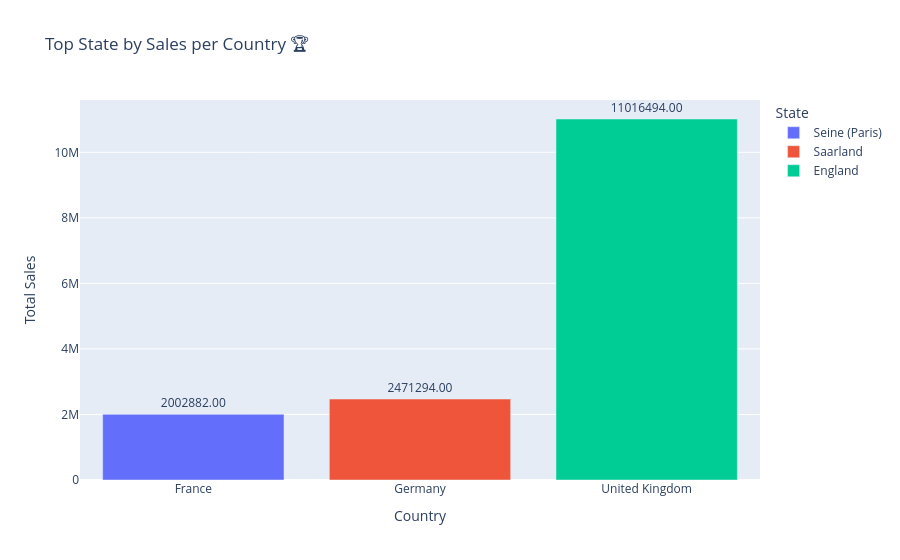

Source (notebook cell):
### Code cell
print("📋 Question 2: Which state has the highest sales in each country? 🏆")

state_sales = df.groupby(['Country','State'])['Sales'].sum().reset_index()
top_states = state_sales.loc[state_sales.groupby('Country')['Sales'].idxmax()]
print(top_states)

fig = px.bar(top_states,
             x='Country',
             y='Sales',
             color='State',
             title='Top State by Sales per Country 🏆',
             labels={'Sales':'Total Sales', 'Country':'Country', 'State':'State'},
             text='Sales')
fig.update_traces(texttemplate='%{text:.2f}', textposition='outside')
fig.show()

### Figure 1 — Plotly figure (JSON) as saved in the notebook; plotly's stock layout.template omitted (floating-point values rounded to 4 significant figures)
{"data": [{"hovertemplate": "State=Seine (Paris)<br>Country=%{x}<br>Total Sales=%{text}<extra></extra>", "legendgroup": "Seine (Paris)", "marker": {"color": "#636efa", "pattern": {"shape": ""}}, "name": "Seine (Paris)", "orientation": "v", "showlegend": true, "text": [2003000.0], "textposition": "outside", "texttemplate": "%{text:.2f}", "type": "bar", "x": ["France"], "xaxis": "x", "y": [2002882], "yaxis": "y"}, {"hovertemplate": "State=Saarland<br>Country=%{x}<br>Total Sales=%{text}<extra></extra>", "legendgroup": "Saarland", "marker": {"color": "#EF553B", "pattern": {"shape": ""}}, "name": "Saarland", "orientation": "v", "showlegend": true, "text": [2471000.0], "textposition": "outside", "texttemplate": "%{text:.2f}", "type": "bar", "x": ["Germany"], "xaxis": "x", "y": [2471294], "yaxis": "y"}, {"hovertemplate": "State=England<br>Country=%{x}<br>Total Sales=%{text}<extra></extra>", "legendgroup": "England", "marker": {"color": "#00cc96", "pattern": {"shape": ""}}, "name": "England", "orientation": "v", "showlegend": true, "text": [11020000.0], "textposition": "outside", "texttemplate": "%{text:.2f}", "type": "bar", "x": ["United Kingdom"], "xaxis": "x", "y": [11016494], "yaxis": "y"}], "layout": {"barmode": "relative", "legend": {"title": {"text": "State"}, "tracegroupgap": 0}, "title": {"text": "Top State by Sales per Country 🏆"}, "xaxis": {"anchor": "y", "domain": [0, 1], "title": {"text": "Country"}}, "yaxis": {"anchor": "x", "domain": [0, 1], "title": {"text": "Total Sales"}}}}
